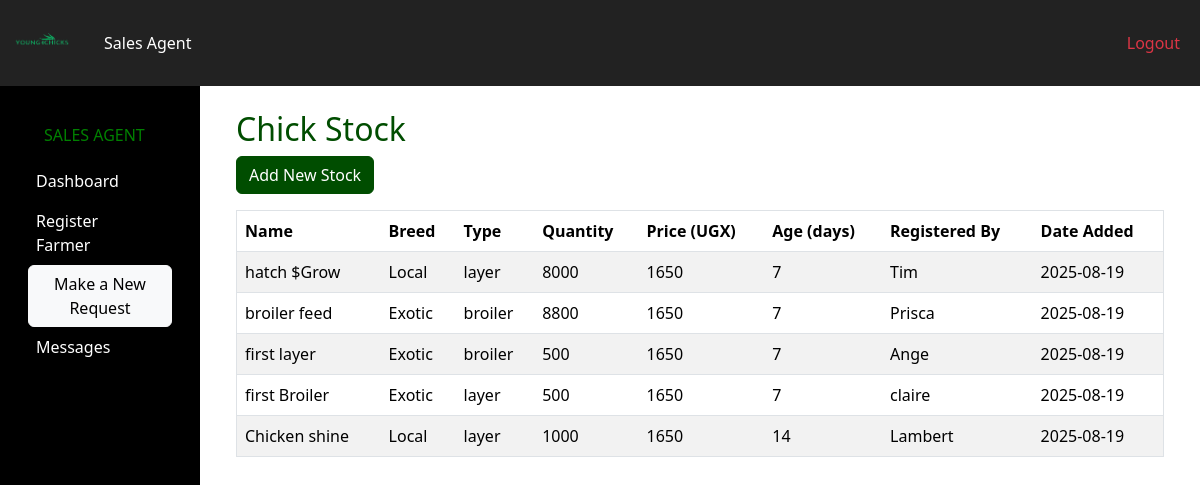
Page /manager/stock/ (signed in) on the committed database.
### pages/models.py (models this page shows, shortened)
class Stock(models.Model):
    CHICK_BREED_CHOICES = [
        ('Local', 'Local'),
        ('Exotic', 'Exotic'),
    ]
    chick_breed = models.CharField(max_length=50, choices=CHICK_BREED_CHOICES)
    stock_name = models.CharField(max_length=200, unique=True)
    quantity = models.PositiveIntegerField()
    chick_type = models.ForeignKey(ChickType, on_delete=models.SET_NULL, null=True)
    chick_price = models.PositiveIntegerField(default=1650)
    registered_by = models.ForeignKey(settings.AUTH_USER_MODEL, on_delete=models.SET_NULL, null=True)
    register_name = models.CharField(max_length=200)
    date_added = models.DateField(auto_now=True)
    chick_age = models.PositiveIntegerField()

class ChickType(models.Model):
    TYPE_CHOICES = [
        ('broiler', 'Broiler'),
        ('layer', 'Layer'),
    ]
    name = models.CharField(max_length=20, choices=TYPE_CHOICES, unique=True)

### pages/views.py (the view)
# urls.py: path('manager/stock/', views.stock_list, name='stock_list'),
@login_required
def stock_list(request):
    stocks = Stock.objects.all()
    return render(request, "pages/stock_list.html", {"stocks": stocks})

### pages/templates/pages/stock_list.html
{% extends 'pages/base.html' %}
{% block content %}
<div class="container mt-4">
  <h2>Chick Stock</h2>
  <a href="{% url 'stock_add' %}" class="btn btn-success mb-3">Add New Stock</a>
  <table class="table table-striped">
    <thead>
      <tr>
        <th>Name</th>
        <th>Breed</th>
        <th>Type</th>
        <th>Quantity</th>
        <th>Price (UGX)</th>
        <th>Age (days)</th>
        <th>Registered By</th>
        <th>Date Added</th>
      </tr>
    </thead>
    <tbody>
      {% for stock in stocks %}
      <tr>
        <td>{{ stock.stock_name }}</td>
        <td>{{ stock.chick_breed }}</td>
        <td>{{ stock.chick_type.name }}</td>
        <td>{{ stock.quantity }}</td>
        <td>{{ stock.chick_price }}</td>
        <td>{{ stock.chick_age }}</td>
        <td>{{ stock.register_name }}</td>
        <td>{{ stock.date_added|date:"Y-m-d" }}</td>
      </tr>
      {% empty %}
      <tr><td colspan="8" class="text-center">No stock records found.</td></tr>
      {% endfor %}
    </tbody>
  </table>
</div>
{% endblock %}

### static/style.css (style rules this page uses)
:root { --color-black: #000000; --color-white: #ffffff; --color-green: #004d00; }
body { background-color: var(--color-white); color: var(--color-black); font-family: 'Segoe UI', Tahoma, Geneva, Verdana, sans-serif; }
.btn-success { background-color: var(--color-green); border-color: var(--color-green); }
table { border-collapse: collapse; width: 100%; color: var(--color-black); }
table thead { background-color: var(--color-black); color: var(--color-white); }
table tbody tr { background-color: var(--color-white); }
table tbody tr:nth-child(even) { background-color: #f5f5f5; }
h1, h2, h3, h4, h5, h6 { color: var(--color-green); }

### pages/templates/pages/base.html (style rules this page uses)
table { border: 1px solid black; }
thead { background-color: black; color: white; }

### rows in the picture
Stock: stock_name "hatch $Grow", chick_breed "Local", chick_type.name "layer", quantity "8000", chick_price "1650", chick_age "7", register_name "Tim", date_added "2025-08-19"
Stock: stock_name "broiler feed", chick_breed "Exotic", chick_type.name "broiler", quantity "8800", chick_price "1650", chick_age "7", register_name "Prisca", date_added "2025-08-19"
Stock: stock_name "first layer", chick_breed "Exotic", chick_type.name "broiler", quantity "500", chick_price "1650", chick_age "7", register_name "Ange", date_added "2025-08-19"
Stock: stock_name "first Broiler", chick_breed "Exotic", chick_type.name "layer", quantity "500", chick_price "1650", chick_age "7", register_name "claire", date_added "2025-08-19"
Stock: stock_name "Chicken shine", chick_breed "Local", chick_type.name "layer", quantity "1000", chick_price "1650", chick_age "14", register_name "Lambert", date_added "2025-08-19"
